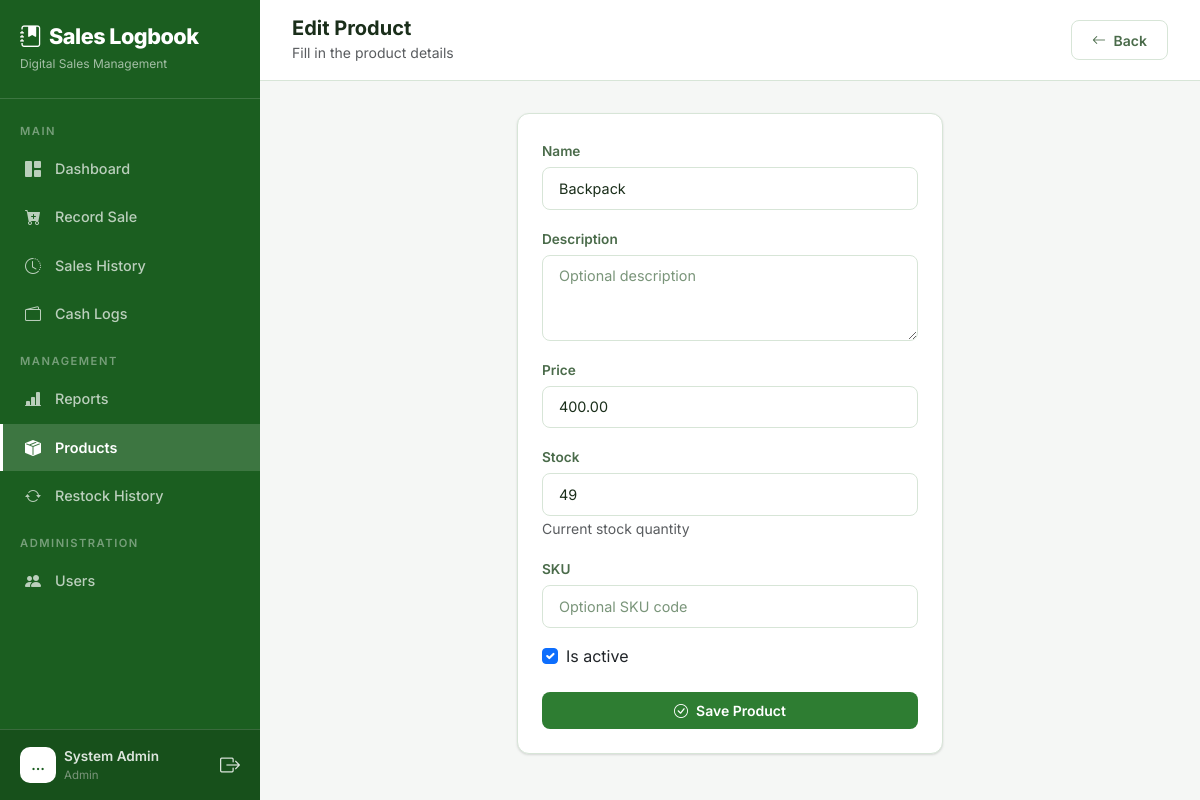
Page /products/63/edit/ (signed in) on the committed database.
### core/models.py (models this page shows, shortened)
class User(AbstractUser):
    ROLE_CHOICES = (
        ('admin', 'Admin'),
        ('manager', 'Manager'),
        ('staff', 'Sales Staff'),
    )
    role = models.CharField(max_length=10, choices=ROLE_CHOICES, default='staff')
    phone = models.CharField(max_length=20, blank=True, null=True)

class Product(models.Model):
    name = models.CharField(max_length=200)
    category = models.ForeignKey(Category, on_delete=models.SET_NULL, null=True, blank=True, related_name='products')
    description = models.TextField(blank=True, null=True)
    price = models.DecimalField(max_digits=12, decimal_places=2)
    stock = models.PositiveIntegerField(default=0, help_text="Current stock quantity")
    sku = models.CharField(max_length=50, blank=True, null=True, unique=True, verbose_name="SKU")
    is_active = models.BooleanField(default=True)
    created_at = models.DateTimeField(auto_now_add=True)
    updated_at = models.DateTimeField(auto_now=True)
    class Meta:
        ordering = ['category', 'name']

### core/views.py (the view)
# urls.py: path('products/<int:pk>/edit/', views.product_edit, name='product_edit'),
@login_required
@role_required('admin', 'manager')
def product_edit(request, pk):
    product = get_object_or_404(Product, pk=pk)
    if request.method == 'POST':
        form = ProductForm(request.POST, instance=product)
        if form.is_valid():
            form.save()
            messages.success(request, 'Product updated successfully!')
            return redirect('product_list')
    else:
        form = ProductForm(instance=product)
    return render(request, 'core/product_form.html', {'form': form, 'title': 'Edit Product'})

### core/forms.py
class ProductForm(forms.ModelForm):
    class Meta:
        model = Product
        fields = ['name', 'description', 'price', 'stock', 'sku', 'is_active']
        widgets = {
            'name': forms.TextInput(attrs={'class': 'form-control', 'placeholder': 'Product name'}),
            'description': forms.Textarea(attrs={'class': 'form-control', 'rows': 3, 'placeholder': 'Optional description'}),
            'price': forms.NumberInput(attrs={'class': 'form-control', 'step': '0.01', 'min': '0', 'placeholder': '0.00'}),
            'stock': forms.NumberInput(attrs={'class': 'form-control', 'min': '0', 'placeholder': '0'}),
            'sku': forms.TextInput(attrs={'class': 'form-control', 'placeholder': 'Optional SKU code'}),
            'is_active': forms.CheckboxInput(attrs={'class': 'form-check-input'}),
        }

### core/templates/core/product_form.html (shortened to what this page needs)
{% extends "core/base.html" %}
{% load static %}
{% block body %}
{% include "core/partials/sidebar.html" %}
<div class="main-content">
    <div class="top-bar d-flex justify-content-between align-items-center">
        <div class="d-flex align-items-center gap-3">
            <div>
                <h5 class="mb-0 fw-bold">{{ title }}</h5>
                <small class="text-muted">Fill in the product details</small>
            </div>
        </div>
        <a href="{% url 'product_list' %}" class="btn btn-outline-light">
            <i class="bi bi-arrow-left me-1"></i> Back
        </a>
    </div>
    <div class="page-content fade-in">
        <div class="row justify-content-center">
            <div class="col-lg-6">
                <div class="card">
                    <div class="card-body p-4">
                        <form method="post">
                            {% for field in form %}
                            <div class="mb-3">
                                {% if field.field.widget.input_type == 'checkbox' %}
                                <div class="form-check">
                                    {{ field }}
                                    <label class="form-check-label" for="{{ field.id_for_label }}">{{ field.label }}</label>
                                </div>
                                {% else %}
                                <label class="form-label" for="{{ field.id_for_label }}">{{ field.label }}</label>
                                {{ field }}
                                {% endif %}
                                {% if field.help_text %}
                                <small class="text-muted">{{ field.help_text }}</small>
                                {% endif %}
                            </div>
                            {% endfor %}
                            <button type="submit" class="btn btn-primary w-100 py-2 mt-2">
                                <i class="bi bi-check-circle me-2"></i>Save Product
                            </button>
                        </form>
                    </div>
                </div>
            </div>
        </div>
    </div>
</div>
{% endblock %}

### core/templates/core/partials/sidebar.html (shortened to what this page needs)
{% load static %}
<nav class="sidebar" id="sidebar">
    <div class="brand">
        <h4><i class="bi bi-journal-bookmark-fill me-2"></i>Sales Logbook</h4>
        <small>Digital Sales Management</small>
    </div>
    <div class="d-flex flex-column" style="height: calc(100% - 85px - 80px);">
        <div class="flex-grow-1 overflow-auto py-2">
            <div class="nav-divider">Main</div>
            <a href="{% url 'dashboard' %}"
                class="nav-link {% if request.resolver_match.url_name == 'dashboard' %}active{% endif %}">
                <i class="bi bi-grid-1x2-fill"></i> Dashboard
            </a>
            <a href="{% url 'record_sale' %}"
                class="nav-link {% if request.resolver_match.url_name == 'record_sale' %}active{% endif %}">
                <i class="bi bi-cart-plus-fill"></i> Record Sale
            </a>
            <a href="{% url 'sales_history' %}"
                class="nav-link {% if request.resolver_match.url_name == 'sales_history' %}active{% endif %}">
                <i class="bi bi-clock-history"></i> Sales History
            </a>
            <a href="{% url 'cash_log_list' %}"
                class="nav-link {% if 'cash_log' in request.resolver_match.url_name %}active{% endif %}">
                <i class="bi bi-wallet2"></i> Cash Logs
            </a>
            {% if request.user.role == 'admin' or request.user.role == 'manager' %}
            <div class="nav-divider">Management</div>
            <a href="{% url 'reports' %}"
                class="nav-link {% if request.resolver_match.url_name == 'reports' %}active{% endif %}">
                <i class="bi bi-bar-chart-line-fill"></i> Reports
            </a>
            <a href="{% url 'product_list' %}"
                class="nav-link {% if request.resolver_match.url_name == 'product_list' or request.resolver_match.url_name == 'product_create' or request.resolver_match.url_name == 'product_edit' %}active{% endif %}">
                <i class="bi bi-box-seam-fill"></i> Products
            </a>
            <a href="{% url 'restock_list' %}"
                class="nav-link {% if 'restock' in request.resolver_match.url_name %}active{% endif %}">
                <i class="bi bi-arrow-repeat"></i> Restock History
            </a>
            {% endif %}
            {% if request.user.role == 'admin' %}
            <div class="nav-divider">Administration</div>
            <a href="{% url 'user_list' %}"
                class="nav-link {% if request.resolver_match.url_name == 'user_list' or request.resolver_match.url_name == 'user_create' or request.resolver_match.url_name == 'user_edit' %}active{% endif %}">
                <i class="bi bi-people-fill"></i> Users
            </a>
            {% endif %}
        </div>
        <div class="user-info">
            <div class="d-flex align-items-center gap-2">
                <div class="avatar">
                    {{ request.user.first_name|default:request.user.username|truncatechars:1|upper }}
                </div>
                <div class="flex-grow-1">
                    <div class="fw-semibold" style="font-size: 0.85rem;">
                        {{request.user.get_full_name|default:request.user.username }}</div>
                    <div style="font-size: 0.72rem; color: var(--text-muted);">{{ request.user.get_role_display }}</div>
                </div>
                <a href="{% url 'logout' %}" class="text-secondary" title="Logout">
                    <i class="bi bi-box-arrow-right fs-5"></i>
                </a>
            </div>
        </div>
    </div>
</nav>

### static/css/style.css (style rules this page uses)
:root { --primary: #2e7d32; --primary-light: #43a047; --primary-dark: #1b5e20; --primary-subtle: #e8f5e9; --accent: #388e3c; --success: #2e7d32; --warning: #e65100; --danger: #c62828; --info: #1565c0; --bg-body: #f5f7f5; --bg-sidebar: #1b5e20; --bg-card: #ffffff; --bg-card-hover: #f1f8f1; --bg-input: #ffffff; --bg-glass: rgba(255, 255, 255, 0.95); --border-color: #d7e5d7; --text-primary: #1a2e1a; --text-secondary: #4a6b4a; --text-muted: #7a957a; --text-on-primary: #ffffff; --shadow: 0 1px 3px rgba(0, 0, 0, 0.08), 0 1px 2px rgba(0, 0, 0, 0.06); --shadow-lg: 0 4px 12px rgba(0, 0, 0, 0.1), 0 2px 4px rgba(0, 0, 0, 0.06); }
* { font-family: 'Inter', -apple-system, BlinkMacSystemFont, sans-serif; }
body { background-color: var(--bg-body); color: var(--text-primary); min-height: 100vh; }
.sidebar { width: 260px; min-height: 100vh; background: var(--bg-sidebar); position: fixed; top: 0; left: 0; z-index: 1000; transition: transform 0.3s ease; overflow-y: auto; }
.sidebar .brand { padding: 1.5rem 1.25rem; border-bottom: 1px solid rgba(255, 255, 255, 0.15); }
.sidebar .brand h4 { font-weight: 800; letter-spacing: -0.5px; margin: 0; font-size: 1.35rem; color: #ffffff; }
.sidebar .brand small { color: rgba(255, 255, 255, 0.6); font-size: 0.75rem; font-weight: 400; }
.sidebar .nav-link { color: rgba(255, 255, 255, 0.7); padding: 0.7rem 1.25rem; display: flex; align-items: center; gap: 0.75rem; font-size: 0.9rem; font-weight: 500; transition: all 0.2s ease; border-left: 3px solid transparent; margin: 2px 0; }
.sidebar .nav-link.active { color: #ffffff; background: rgba(255, 255, 255, 0.15); border-left-color: #ffffff; font-weight: 600; }
.sidebar .nav-link i { width: 20px; text-align: center; font-size: 1rem; }
.sidebar .nav-divider { padding: 0.5rem 1.25rem 0.25rem; font-size: 0.7rem; text-transform: uppercase; letter-spacing: 1.5px; color: rgba(255, 255, 255, 0.4); font-weight: 600; margin-top: 0.5rem; }
.sidebar .user-info { padding: 1rem 1.25rem; border-top: 1px solid rgba(255, 255, 255, 0.15); position: absolute; bottom: 0; width: 100%; background: rgba(0, 0, 0, 0.15); }
.sidebar .user-info .avatar { width: 36px; height: 36px; background: #ffffff; color: var(--primary-dark); border-radius: 10px; display: flex; align-items: center; justify-content: center; font-weight: 700; font-size: 0.85rem; }
.sidebar .user-info, .sidebar .user-info * { color: rgba(255, 255, 255, 0.85); }
.sidebar .user-info a { color: rgba(255, 255, 255, 0.6); }
.main-content { margin-left: 260px; min-height: 100vh; padding: 0; }
.top-bar { padding: 1rem 2rem; background: #ffffff; border-bottom: 1px solid var(--border-color); position: sticky; top: 0; z-index: 100; }
.top-bar h5 { color: var(--text-primary); }
.top-bar small { color: var(--text-muted); }
.page-content { padding: 2rem; }
.card { background: var(--bg-card); border: 1px solid var(--border-color); border-radius: 12px; box-shadow: var(--shadow); transition: all 0.3s ease; }
.card-body { padding: 1.5rem; }
.form-control, .form-select { background-color: var(--bg-input); border: 1px solid var(--border-color); color: var(--text-primary); border-radius: 8px; padding: 0.6rem 1rem; font-size: 0.9rem; transition: all 0.2s ease; }
.form-control::placeholder { color: var(--text-muted); }
.form-label { font-size: 0.85rem; font-weight: 600; color: var(--text-secondary); margin-bottom: 0.35rem; }
.btn { border-radius: 8px; font-weight: 600; font-size: 0.875rem; padding: 0.55rem 1.25rem; transition: all 0.2s ease; border: none; }
.btn-primary { background: var(--primary); color: #ffffff; }
.btn-outline-light { border: 1px solid var(--border-color); color: var(--text-secondary); background: #ffffff; }
.fade-in { animation: fadeIn 0.4s ease; }
.fw-semibold, .fw-bold { color: var(--text-primary); }

### rows in the picture
User: user.first_name "…", user.get_full_name "System Admin", user.role "Admin"
Product: form "Backpack" "400.00" "49", form "☑"

### other values in the picture
{{ title }} "Edit Product"
{{ field.label }} "Name" "Description" "Price" "Stock" "SKU"
{{ field.help_text }} "Current stock quantity"
{{ field.label }} "Is active"
